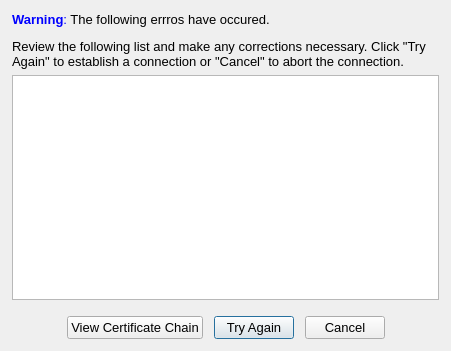
<?xml version="1.0" encoding="UTF-8"?>
<ui version="4.0">
 <class>Ssl_Error</class>
 <widget class="QDialog" name="Ssl_Error">
  <property name="windowTitle">
   <string>Unable To Validate The Connection</string>
  </property>
  <property name="minimumSize">
   <size>
    <width>425</width>
    <height>300</height>
   </size>
  </property>
  <property name="geometry">
   <rect>
    <x>0</x>
    <y>0</y>
    <width>451</width>
    <height>351</height>
   </rect>
  </property>
  <layout class="QVBoxLayout">
   <property name="leftMargin">
    <number>12</number>
   </property>
   <property name="topMargin">
    <number>12</number>
   </property>
   <property name="rightMargin">
    <number>12</number>
   </property>
   <property name="bottomMargin">
    <number>12</number>
   </property>
   <item>
    <widget class="QLabel" name="label">
     <property name="wordWrap">
      <bool>true</bool>
     </property>
     <property name="text">
      <string>&lt;html&gt;&lt;head/&gt;&lt;body&gt;&lt;p&gt;&lt;span style=&quot; font-family:'Sans Serif'; font-weight:600; color:#0000ff;&quot;&gt;Warning&lt;/span&gt;&lt;span style=&quot; font-family:'Sans Serif'; color:#0000ff;&quot;&gt;:&lt;/span&gt;&lt;span style=&quot; font-family:'Sans Serif'; color:#000000;&quot;&gt; The following errros have occured.&lt;/span&gt;&lt;/p&gt;&lt;p&gt;&lt;span style=&quot; font-family:'Sans Serif'; color:#000000;&quot;&gt;Review the following list and make any corrections necessary. Click &amp;quot;Try Again&amp;quot; to establish a connection or &amp;quot;Cancel&amp;quot; to abort the connection.&lt;/span&gt;&lt;/p&gt;&lt;/body&gt;&lt;/html&gt;</string>
     </property>
     <property name="font">
      <font>
       <pointsize>10</pointsize>
      </font>
     </property>
    </widget>
   </item>
   <item>
    <widget class="QListWidget" name="sslErrorList">
     <property name="wordWrap">
      <bool>true</bool>
     </property>
    </widget>
   </item>
   <item>
    <spacer name="verticalSpacer">
     <property name="sizeType">
      <enum>QSizePolicy::Fixed</enum>
     </property>
     <property name="sizeHint" stdset="0">
      <size>
       <width>20</width>
       <height>10</height>
      </size>
     </property>
     <property name="orientation">
      <enum>Qt::Vertical</enum>
     </property>
    </spacer>
   </item>
   <item>
    <layout class="QHBoxLayout">
     <item>
      <spacer name="horizontalSpacer_2">
       <property name="sizeHint" stdset="0">
        <size>
         <width>40</width>
         <height>20</height>
        </size>
       </property>
       <property name="orientation">
        <enum>Qt::Horizontal</enum>
       </property>
      </spacer>
     </item>
     <item>
      <widget class="QPushButton" name="certificateChainButton">
       <property name="autoDefault">
        <bool>false</bool>
       </property>
       <property name="text">
        <string>View Certificate Chain</string>
       </property>
       <property name="font">
        <font>
         <pointsize>10</pointsize>
        </font>
       </property>
      </widget>
     </item>
     <item>
      <spacer>
       <property name="sizeType">
        <enum>QSizePolicy::Fixed</enum>
       </property>
       <property name="sizeHint" stdset="0">
        <size>
         <width>5</width>
         <height>20</height>
        </size>
       </property>
       <property name="orientation">
        <enum>Qt::Horizontal</enum>
       </property>
      </spacer>
     </item>
     <item>
      <widget class="QPushButton" name="pushButton">
       <property name="text">
        <string>Try Again</string>
       </property>
       <property name="font">
        <font>
         <pointsize>10</pointsize>
        </font>
       </property>
      </widget>
     </item>
     <item>
      <spacer name="horizontalSpacer">
       <property name="sizeType">
        <enum>QSizePolicy::Fixed</enum>
       </property>
       <property name="sizeHint" stdset="0">
        <size>
         <width>5</width>
         <height>20</height>
        </size>
       </property>
       <property name="orientation">
        <enum>Qt::Horizontal</enum>
       </property>
      </spacer>
     </item>
     <item>
      <widget class="QPushButton" name="pushButton_2">
       <property name="text">
        <string>Cancel</string>
       </property>
       <property name="font">
        <font>
         <pointsize>10</pointsize>
        </font>
       </property>
      </widget>
     </item>
     <item>
      <spacer name="horizontalSpacer_3">
       <property name="sizeHint" stdset="0">
        <size>
         <width>40</width>
         <height>20</height>
        </size>
       </property>
       <property name="orientation">
        <enum>Qt::Horizontal</enum>
       </property>
      </spacer>
     </item>
    </layout>
   </item>
  </layout>
 </widget>
 <resources/>
 <connections/>
</ui>
